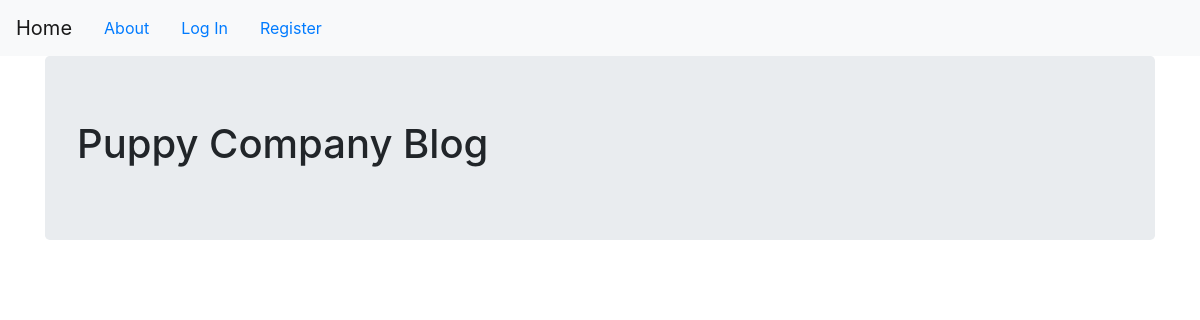
Before: / with the older database file.
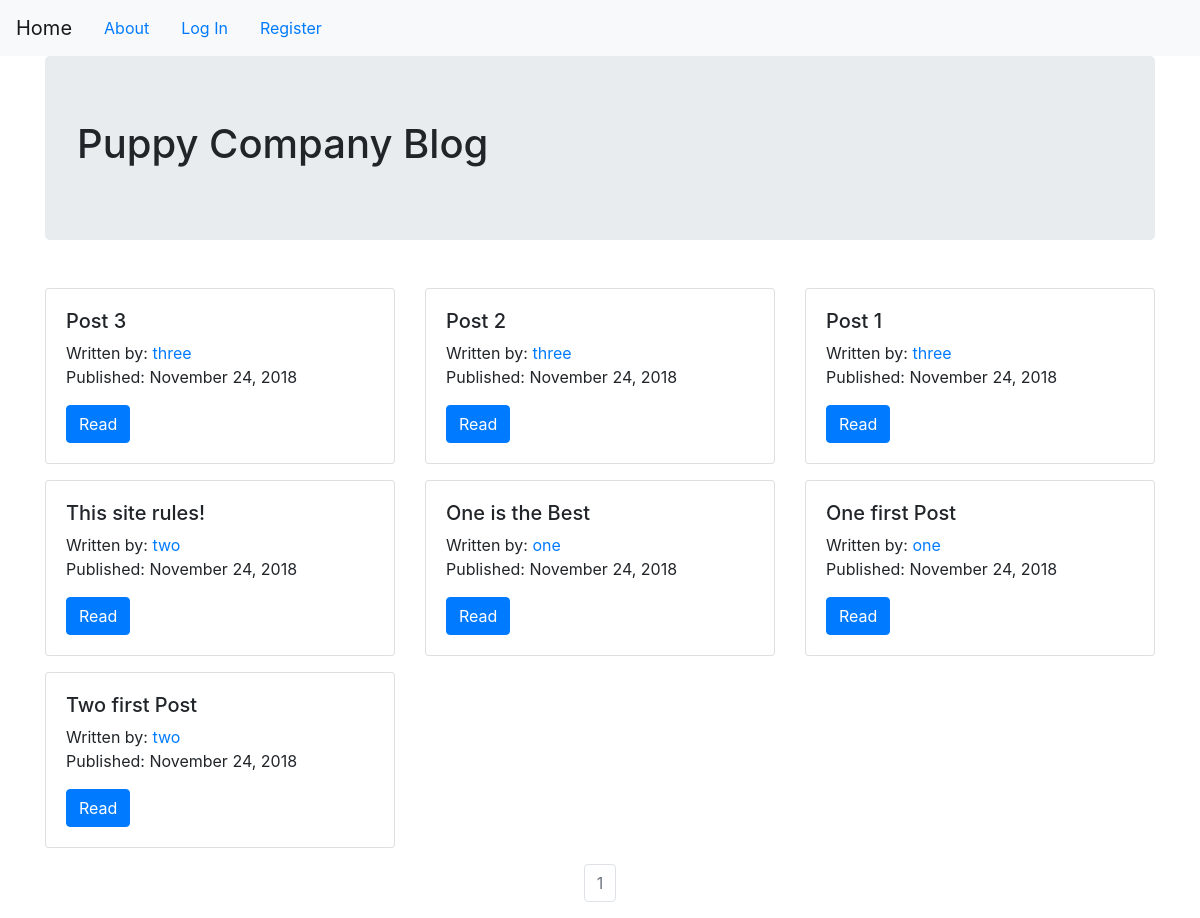
After: the same page with the newer database file.
### puppycompanyblog/models.py (models this page shows, shortened)
class BlogPost(db.Model):
    __tablename__ = 'blog_posts'
    id = db.Column(db.Integer,primary_key=True)
    user_id = db.Column(db.Integer,db.ForeignKey('users.id'),nullable=False)
    date = db.Column(db.DateTime,nullable=False,default=datetime.utcnow)
    title = db.Column(db.String(140),nullable=False)
    text = db.Column(db.Text,nullable=False)
    user = db.relationship(User)

class User(db.Model,UserMixin):
    __tablename__ = 'users'
    id = db.Column(db.Integer,primary_key=True)
    profile_image = db.Column(db.String(64),nullable=False,default='default_profile.png')
    email = db.Column(db.String(64),unique=True,index=True)
    username = db.Column(db.String(64),unique=True,index=True)
    password_hash = db.Column(db.String(128))
    posts = db.relationship('BlogPost',backref='author',lazy=True)

### puppycompanyblog/core/views.py (the view)
@core.route('/')
def index():
    page = request.args.get('page', 1, type=int)
    blog_posts = BlogPost.query.order_by(BlogPost.date.desc()).paginate(page=page, per_page=10)
    return render_template('index.html',blog_posts=blog_posts)

### puppycompanyblog/templates/index.html
{% extends 'base.html' %}
{% block content %}
  <div class="jumbotron">
    <h1>Puppy Company Blog</h1>
  </div>
  {% if blog_posts.pages > 0 %}
    <div class="row form-group">
      {% for post in blog_posts.items %}
        {% if (loop.index - 1) % 3 == 0 %}
          </div>
          <div class="row form-group">
        {% endif %}
        <div class="col-sm-4">
          <div class="card">
            <div class="card-body">
              <h5><a class="card-title">{{post.title}}</a></h5>
              Written by: <a href="{{url_for('users.user_posts',username=post.author.username)}}">{{post.author.username}}</a>
              <p>Published: {{post.date.strftime('%B %d, %Y')}}</p>
              <a href="{{url_for('blog_posts.blog_post',blog_post_id=post.id)}}" class="btn btn-primary">Read</a>
            </div>
          </div>
        </div>
      {% endfor %}
    </div>
  {% endif %}
  <nav aria-label="Page">
    <ul class="pagination justify-content-center">
      {% for page_num in blog_posts.iter_pages(left_edge=1,right_edge=1,left_current=1,right_current=2) %}
        {% if blog_posts.page == page_num %}
          <li class="page-item disabled"><a class="page-link" href="#">{{page_num}}</a></li>
        {% else %}
          <li class="page-item"><a class="page-link" href="{{url_for('core.index',page=page_num)}}">{{page_num}}</a></li>
        {% endif %}
      {% endfor %}
    </ul>
  </nav>
{% endblock %}

### puppycompanyblog/templates/base.html (shortened to what this page needs)
<!DOCTYPE html>
<html lang="en" dir="ltr">
  <head>
    <link rel="stylesheet" href="https://maxcdn.bootstrapcdn.com/bootstrap/4.0.0/css/bootstrap.min.css">
  </head>
  <body>
    <nav class="navbar navbar-expand-lg navbar-light bg-light">
      <a class="navbar-brand" href="{{ url_for('core.index') }}">Home</a>
      <a class="nav-item nav-link" href="{{ url_for('core.info') }}">About</a>
      {% if current_user.is_authenticated  %}
        <a class="nav-item nav-link" href="{{url_for('users.account')}}">Account</a>
        <a class="nav-item nav-link" href="{{url_for('blog_posts.create_post')}}">Create Post</a>
        <a class="nav-item nav-link" href="{{url_for('users.logout')}}">Logout</a>
      {% else %}
        <a class="nav-item nav-link" href="{{url_for('users.login')}}">Log In</a>
        <a class="nav-item nav-link" href="{{url_for('users.register')}}">Register</a>
      {% endif %}
    </nav>
    <div class="container">
      {% block content %}
      {% endblock %}
    </div>
  </body>
</html>

Changed rows visible on the page:
added BlogPost: title "Post 3", author.username "three", date "November 24, 2018"
added BlogPost: title "Post 2", author.username "three", date "November 24, 2018"
added BlogPost: title "Post 1", author.username "three", date "November 24, 2018"
added BlogPost: title "This site rules!", author.username "two", date "November 24, 2018"
added BlogPost: title "One is the Best", author.username "one", date "November 24, 2018"
added BlogPost: title "One first Post", author.username "one", date "November 24, 2018"
added BlogPost: title "Two first Post", author.username "two", date "November 24, 2018"
Other visible differences:
new list line: "1"
